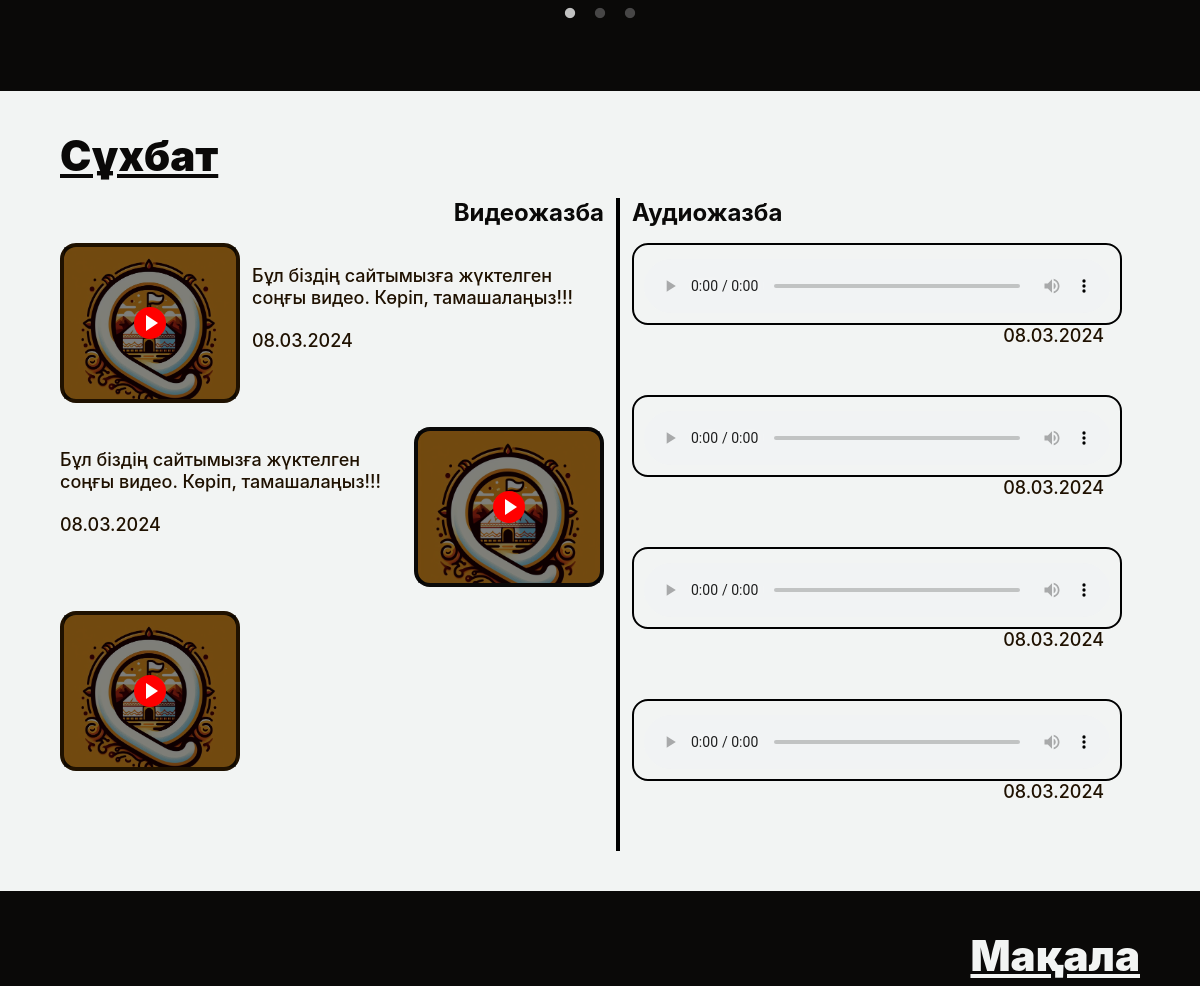
The app's page / (middle part), older data.
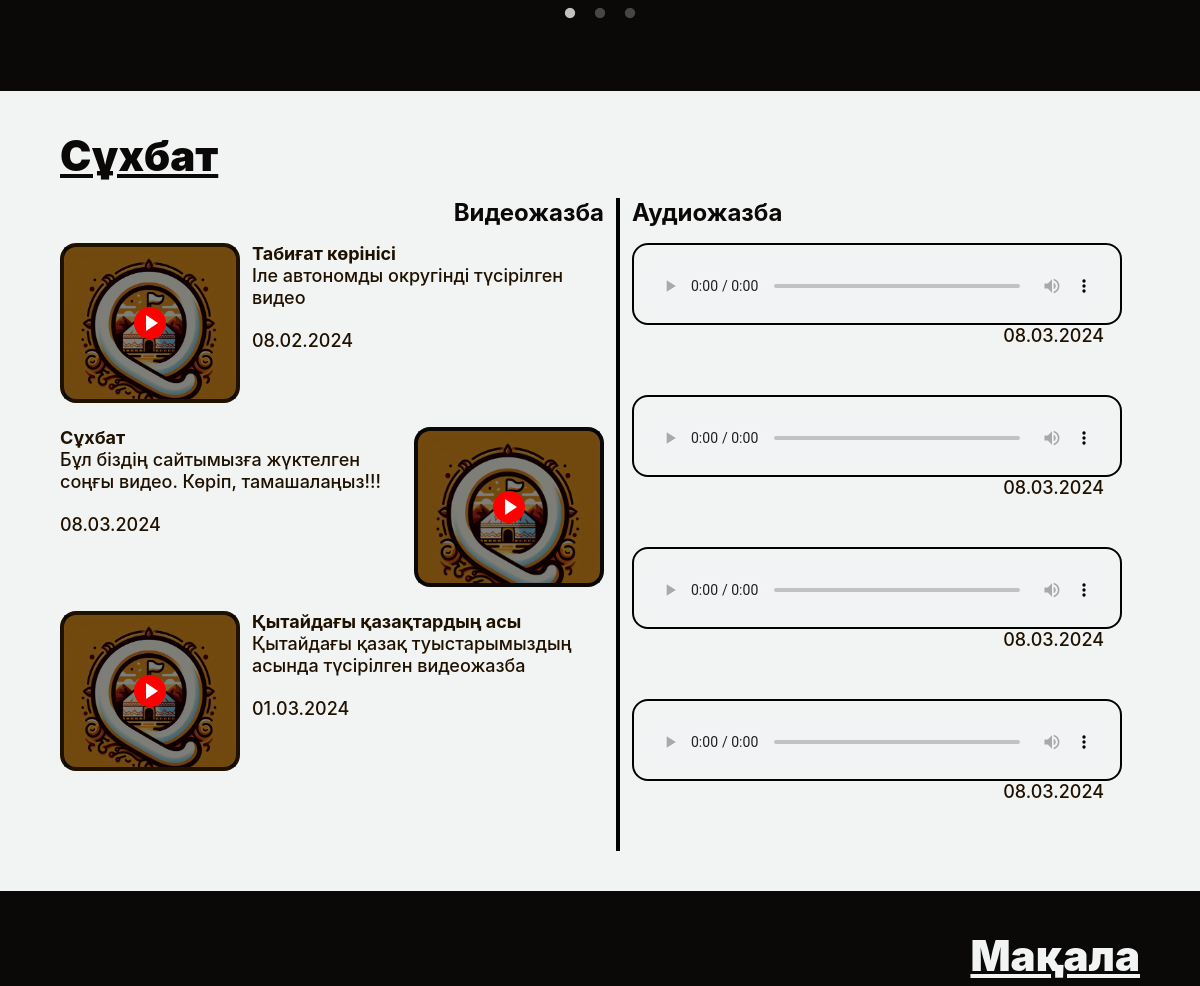
The same page, newer data.
### website/models.py (models this page shows)
class Video(models.Model):
    video_file = models.FileField(upload_to='videos/')
    nameVideo = models.CharField(max_length=100, blank=True)
    descriptionVideo = models.CharField(max_length=500, blank=True)
    categoryVideo = models.ForeignKey(Category, on_delete=models.CASCADE, null=True, blank=True)
    dateOfVideo= models.DateField(blank=True, null=True)
    uploadDateVideo = models.DateTimeField(auto_now_add=True)

### website/views.py (the view)
# urls.py: path('', views.main, name='main'),
def main(request):
    latest_photos = Photo.objects.order_by('-id')[:10]
    latest_audios = Audio.objects.order_by('-id')[:4]
    latest_videos = Video.objects.order_by('-id')[:3]
    latest_articles = Article.objects.order_by('-id')[:3]
    latest_news = News.objects.all().order_by('-id')
    news_images = {}
    for news_item in latest_news:
        images = news_item.images.all()  # Получаем первые три изображения для каждой новости
        news_images[news_item.id] = images
    print("News images: ", news_images)
    return render(request, 'main.html', {'latest_photos': latest_photos, 'latest_audios': latest_audios, 'latest_videos': latest_videos, 'latest_articles': latest_articles, 'latest_news': latest_news, 'news_images': news_images})

### website/templates/main.html (shortened to what the changed rows need)
{% load static %}
<!DOCTYPE html>
<html>
<head>
    <link rel="stylesheet" href="{% static 'website/main.css' %}">
    <link rel="stylesheet" href="{% static 'website/menu.css' %}">
    <link rel="stylesheet" href="https://cdnjs.cloudflare.com/ajax/libs/font-awesome/5.15.4/css/all.min.css">
    <link rel="stylesheet" type="text/css" href="{% static 'website/slick/slick.css' %}"/>
    <link rel="stylesheet" type="text/css" href="{% static 'website/slick/slick-theme.css' %}"/>
    <link rel="stylesheet" href="{% static 'website/lightzoom_v1.1.0/style.css' %}" type="text/css">
    <link rel="stylesheet" href="https://cdn.plyr.io/3.6.8/plyr.css">
    <link rel="stylesheet" href="https://maxcdn.bootstrapcdn.com/bootstrap/4.1.3/css/bootstrap.min.css">
    <link href="https://maxcdn.bootstrapcdn.com/font-awesome/4.7.0/css/font-awesome.min.css" rel="stylesheet" >
    <link href="https://stackpath.bootstrapcdn.com/bootstrap/4.5.2/css/bootstrap.min.css" rel="stylesheet">
</head>
<body>
    <div class="suhbat-Zvq col-lg-12 col-md-12 col-sm-12" id="306:70">
      <div class="auto-group-7tcc-nob" id="MPMQssLub3BGdhNHRJ7tCc">
        <div class="auto-group-4sal-buT" id="MPMRDh7D8FbjqxLw8o4saL">
          <div class="auto-group-knx6-Kys" id="MPMRPBqPUZjZV278NpkNX6">
            <div class="group-6-C41" id="311:35">
              <div class="group-5-GZf" id="311:30">
                <p class="item--mmK" id="311:28">
                  <b>{{ latest_videos.0.nameVideo }}</b><br>
                  {% if latest_videos.0.descriptionVideo != "" %}
                    {{ latest_videos.0.descriptionVideo }}
                  {% else %}
                    Бұл біздің сайтымызға жүктелген соңғы видео. Көріп, тамашалаңыз!!!
                  {% endif %}
                  <br/>
                  <br/>
                  {% if latest_videos.0.dateOfVideo is not None %}
                    {{ latest_videos.0.dateOfVideo | date:"d.m.Y" }}
                  {% else %}
                    {{ latest_videos.0.uploadDateVideo | date:"d.m.Y" }}
                  {% endif %}
                </p>
              </div>
            </div>
          </div>
          <div class="auto-group-yfm6-pWd" id="MPMRYrDxPo6kJukyTwYfm6">
            <div class="group-7-jdb" id="311:36">
              <div class="group-5-NRf" id="311:38">
                <p class="item--WGy" id="311:39">
                  <b>{{ latest_videos.1.nameVideo }}</b><br>
                  {% if latest_videos.1.descriptionVideo != "" %}
                    {{ latest_videos.1.descriptionVideo }}
                  {% else %}
                    Бұл біздің сайтымызға жүктелген соңғы видео. Көріп, тамашалаңыз!!!
                  {% endif %}
                  <br/>
                  <br/>
                  {% if latest_videos.1.dateOfVideo is not None %}
                    {{ latest_videos.1.dateOfVideo | date:"d.m.Y" }}
                  {% else %}
                    {{ latest_videos.1.uploadDateVideo | date:"d.m.Y" }}
                  {% endif %}
                </p>
              </div>
            </div>
          </div>
          <div class="auto-group-knx6-Kys" id="MPMRhqxy3MYUPVrDAhsmp8">
            <div class="group-6-C41" id="311:44">
              <div class="group-5-GZf" id="311:46">
                <p class="item--mmK" id="311:47">
                  <b>{{ latest_videos.2.nameVideo }}</b><br>
                  {% if latest_videos.2.descriptionVideo != "" %}
                    {{ latest_videos.2.descriptionVideo }}
                  {% else %}
                    Бұл біздің сайтымызға жүктелген соңғы видео. Көріп, тамашалаңыз!!!
                  {% endif %}
                  <br/>
                  <br/>
                  {% if latest_videos.2.dateOfVideo is not None %}
                    {{ latest_videos.2.dateOfVideo | date:"d.m.Y" }}
                  {% else %}
                    {{ latest_videos.2.uploadDateVideo | date:"d.m.Y" }}
                  {% endif %}
                </p>
              </div>
            </div>
          </div>
        </div>
      </div>
    </div>
      {% include 'footer.html' %}
</body>
</html>

Row changes from the older to the newer data that the page shows:
added Video: nameVideo "Табиғат көрінісі", descriptionVideo "Іле автономды округінді түсірілген видео", dateOfVideo "08.02.2024"
changed Video: nameVideo (not shown) → "Сұхбат"; uploadDateVideo "08.03.2024" → (not shown)
changed Video: nameVideo (not shown) → "Қытайдағы қазақтардың асы"; descriptionVideo (not shown) → "Қытайдағы қазақ туыстарымыздың асында түсірілген видеожазба"; dateOfVideo (not shown) → "01.03.2024"
Text that changed along with them:
text no longer shown: "Бұл біздің сайтымызға жүктелген соңғы видео. Көріп, тамашалаңыз!!!"
